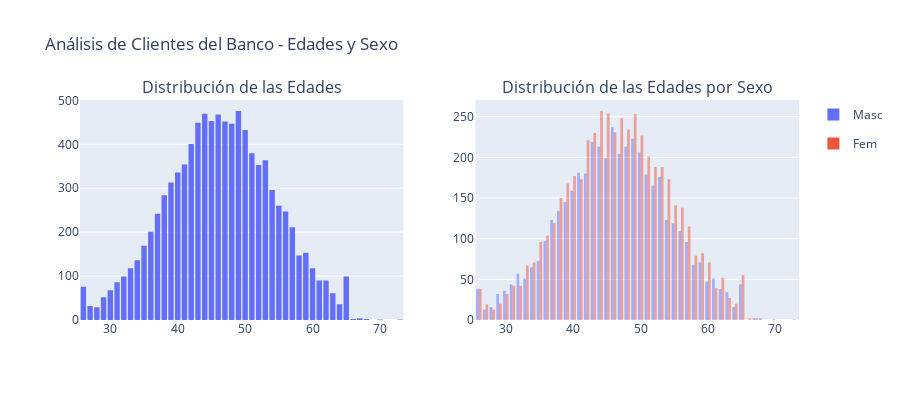
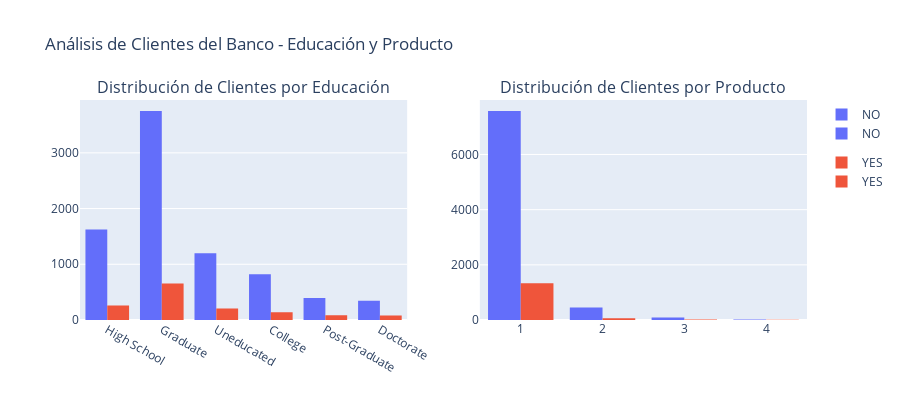
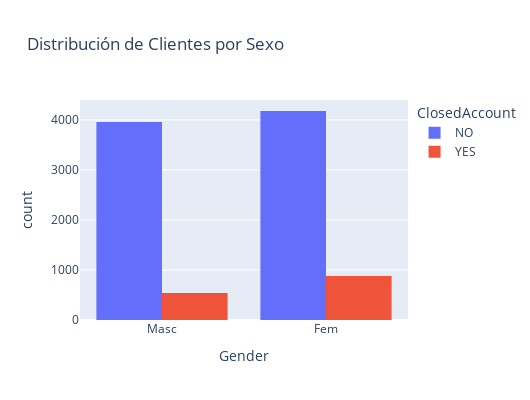
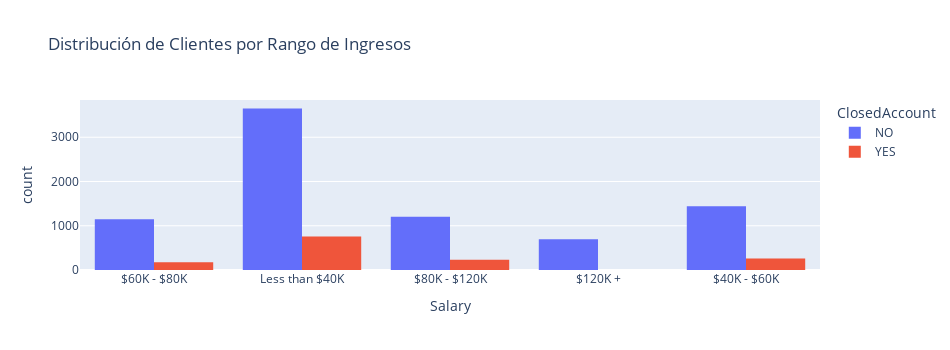

Notebook cell for these charts, in order:
### Markdown cell above
##### f) Estudio de distribución de las variables.

### Code cell
import plotly.graph_objects as go
from plotly.subplots import make_subplots
import plotly.express as px


# Creación de la primera figura de subplots
fig1 = make_subplots(rows=1, cols=2, subplot_titles=("Distribución de las Edades", 
                                                     "Distribución de las Edades por Sexo"))

# i) Distribución de las edades de los clientes
age_hist = px.histogram(df, x='Age', nbins=50)
for trace in age_hist.data:
    fig1.add_trace(trace, row=1, col=1)

# ii) Distribución de las edades de los clientes por sexo
age_gender_hist = px.histogram(df, x='Age', color='Gender', barmode='overlay', nbins=50)
for trace in age_gender_hist.data:
    fig1.add_trace(trace, row=1, col=2)

fig1.update_layout(height=400, width = 900, showlegend=True, 
                   title_text="Análisis de Clientes del Banco - Edades y Sexo")
fig1.show()

# Creación de la tercera figura de subplots
fig2 = make_subplots(rows=1, cols=2, subplot_titles=("Distribución de Clientes por Educación", 
                                                     "Distribución de Clientes por Producto"))

# iii) Distribución de clientes que se han ido y que se han quedado por educación
education_hist = px.histogram(df, x='Education', color='ClosedAccount', barmode='group')
for trace in education_hist.data:
    fig2.add_trace(trace, row=1, col=1)

# iv) Distribución de clientes que se han ido y se han quedado por el producto asociado
product_hist = px.histogram(df, x='Product', color='ClosedAccount', barmode='group')
for trace in product_hist.data:
    fig2.add_trace(trace, row=1, col=2)

fig2.update_layout(height=400, width = 900, showlegend=True, 
                   title_text="Análisis de Clientes del Banco - Educación y Producto")
fig2.show()

# v) Distribución de clientes que se han ido y se han quedado por sexo
gender_churn_hist = px.histogram(df, x='Gender', color='ClosedAccount', 
                                 barmode='group', title="Distribución de Clientes por Sexo")
gender_churn_hist.update_layout(
    height=400,
    width=530,
    showlegend=True
)
gender_churn_hist.show()

# vi) Distribución de clientes por rango de ingresos y estado de la cuenta
salary_hist = px.histogram(df, x='Salary', color='ClosedAccount', barmode='group',
                            title="Distribución de Clientes por Rango de Ingresos")
salary_hist.update_layout(
    height=350,
    width=950,
    showlegend=True
)
salary_hist.show()

### Figure 1 — Plotly figure (JSON) as saved in the notebook; plotly's stock layout.template omitted (floating-point values rounded to 4 significant figures; data arrays with more than 128 entries replaced by an {"elided": "..."} marker saying what was removed)
{"data": [{"alignmentgroup": "True", "bingroup": "x", "hovertemplate": "Age=%{x}<br>count=%{y}<extra></extra>", "legendgroup": "", "marker": {"color": "#636efa", "pattern": {"shape": ""}}, "name": "", "nbinsx": 50, "offsetgroup": "", "orientation": "v", "showlegend": false, "type": "histogram", "x": {"elided": "9559 int values"}, "xaxis": "x", "yaxis": "y"}, {"alignmentgroup": "True", "bingroup": "x", "hovertemplate": "Gender=Masc<br>Age=%{x}<br>count=%{y}<extra></extra>", "legendgroup": "Masc", "marker": {"color": "#636efa", "opacity": 0.5, "pattern": {"shape": ""}}, "name": "Masc", "nbinsx": 50, "offsetgroup": "Masc", "orientation": "v", "showlegend": true, "type": "histogram", "x": {"elided": "4500 int values"}, "xaxis": "x2", "yaxis": "y2"}, {"alignmentgroup": "True", "bingroup": "x", "hovertemplate": "Gender=Fem<br>Age=%{x}<br>count=%{y}<extra></extra>", "legendgroup": "Fem", "marker": {"color": "#EF553B", "opacity": 0.5, "pattern": {"shape": ""}}, "name": "Fem", "nbinsx": 50, "offsetgroup": "Fem", "orientation": "v", "showlegend": true, "type": "histogram", "x": {"elided": "5059 int values"}, "xaxis": "x2", "yaxis": "y2"}], "layout": {"annotations": [{"font": {"size": 16}, "showarrow": false, "text": "Distribución de las Edades", "x": 0.225, "xanchor": "center", "xref": "paper", "y": 1, "yanchor": "bottom", "yref": "paper"}, {"font": {"size": 16}, "showarrow": false, "text": "Distribución de las Edades por Sexo", "x": 0.775, "xanchor": "center", "xref": "paper", "y": 1, "yanchor": "bottom", "yref": "paper"}], "height": 400, "showlegend": true, "title": {"text": "Análisis de Clientes del Banco - Edades y Sexo"}, "width": 900, "xaxis": {"anchor": "y", "domain": [0, 0.45]}, "xaxis2": {"anchor": "y2", "domain": [0.55, 1]}, "yaxis": {"anchor": "x", "domain": [0, 1]}, "yaxis2": {"anchor": "x2", "domain": [0, 1]}}}

### Figure 2 — Plotly figure (JSON) as saved in the notebook; plotly's stock layout.template omitted (floating-point values rounded to 4 significant figures; data arrays with more than 128 entries replaced by an {"elided": "..."} marker saying what was removed)
{"data": [{"alignmentgroup": "True", "bingroup": "x", "hovertemplate": "ClosedAccount=NO<br>Education=%{x}<br>count=%{y}<extra></extra>", "legendgroup": "NO", "marker": {"color": "#636efa", "pattern": {"shape": ""}}, "name": "NO", "offsetgroup": "NO", "orientation": "v", "showlegend": true, "type": "histogram", "x": {"elided": "8137 str values"}, "xaxis": "x", "yaxis": "y"}, {"alignmentgroup": "True", "bingroup": "x", "hovertemplate": "ClosedAccount=YES<br>Education=%{x}<br>count=%{y}<extra></extra>", "legendgroup": "YES", "marker": {"color": "#EF553B", "pattern": {"shape": ""}}, "name": "YES", "offsetgroup": "YES", "orientation": "v", "showlegend": true, "type": "histogram", "x": {"elided": "1422 str values"}, "xaxis": "x", "yaxis": "y"}, {"alignmentgroup": "True", "bingroup": "x", "hovertemplate": "ClosedAccount=NO<br>Product=%{x}<br>count=%{y}<extra></extra>", "legendgroup": "NO", "marker": {"color": "#636efa", "pattern": {"shape": ""}}, "name": "NO", "offsetgroup": "NO", "orientation": "v", "showlegend": true, "type": "histogram", "x": {"elided": "8137 int values"}, "xaxis": "x2", "yaxis": "y2"}, {"alignmentgroup": "True", "bingroup": "x", "hovertemplate": "ClosedAccount=YES<br>Product=%{x}<br>count=%{y}<extra></extra>", "legendgroup": "YES", "marker": {"color": "#EF553B", "pattern": {"shape": ""}}, "name": "YES", "offsetgroup": "YES", "orientation": "v", "showlegend": true, "type": "histogram", "x": {"elided": "1422 int values"}, "xaxis": "x2", "yaxis": "y2"}], "layout": {"annotations": [{"font": {"size": 16}, "showarrow": false, "text": "Distribución de Clientes por Educación", "x": 0.225, "xanchor": "center", "xref": "paper", "y": 1, "yanchor": "bottom", "yref": "paper"}, {"font": {"size": 16}, "showarrow": false, "text": "Distribución de Clientes por Producto", "x": 0.775, "xanchor": "center", "xref": "paper", "y": 1, "yanchor": "bottom", "yref": "paper"}], "height": 400, "showlegend": true, "title": {"text": "Análisis de Clientes del Banco - Educación y Producto"}, "width": 900, "xaxis": {"anchor": "y", "domain": [0, 0.45]}, "xaxis2": {"anchor": "y2", "domain": [0.55, 1]}, "yaxis": {"anchor": "x", "domain": [0, 1]}, "yaxis2": {"anchor": "x2", "domain": [0, 1]}}}

### Figure 3 — Plotly figure (JSON) as saved in the notebook; plotly's stock layout.template omitted (floating-point values rounded to 4 significant figures; data arrays with more than 128 entries replaced by an {"elided": "..."} marker saying what was removed)
{"data": [{"alignmentgroup": "True", "bingroup": "x", "hovertemplate": "ClosedAccount=NO<br>Gender=%{x}<br>count=%{y}<extra></extra>", "legendgroup": "NO", "marker": {"color": "#636efa", "pattern": {"shape": ""}}, "name": "NO", "offsetgroup": "NO", "orientation": "v", "showlegend": true, "type": "histogram", "x": {"elided": "8137 str values"}, "xaxis": "x", "yaxis": "y"}, {"alignmentgroup": "True", "bingroup": "x", "hovertemplate": "ClosedAccount=YES<br>Gender=%{x}<br>count=%{y}<extra></extra>", "legendgroup": "YES", "marker": {"color": "#EF553B", "pattern": {"shape": ""}}, "name": "YES", "offsetgroup": "YES", "orientation": "v", "showlegend": true, "type": "histogram", "x": {"elided": "1422 str values"}, "xaxis": "x", "yaxis": "y"}], "layout": {"barmode": "group", "height": 400, "legend": {"title": {"text": "ClosedAccount"}, "tracegroupgap": 0}, "showlegend": true, "title": {"text": "Distribución de Clientes por Sexo"}, "width": 530, "xaxis": {"anchor": "y", "domain": [0, 1], "title": {"text": "Gender"}}, "yaxis": {"anchor": "x", "domain": [0, 1], "title": {"text": "count"}}}}

### Figure 4 — Plotly figure (JSON) as saved in the notebook; plotly's stock layout.template omitted (floating-point values rounded to 4 significant figures; data arrays with more than 128 entries replaced by an {"elided": "..."} marker saying what was removed)
{"data": [{"alignmentgroup": "True", "bingroup": "x", "hovertemplate": "ClosedAccount=NO<br>Salary=%{x}<br>count=%{y}<extra></extra>", "legendgroup": "NO", "marker": {"color": "#636efa", "pattern": {"shape": ""}}, "name": "NO", "offsetgroup": "NO", "orientation": "v", "showlegend": true, "type": "histogram", "x": {"elided": "8137 str values"}, "xaxis": "x", "yaxis": "y"}, {"alignmentgroup": "True", "bingroup": "x", "hovertemplate": "ClosedAccount=YES<br>Salary=%{x}<br>count=%{y}<extra></extra>", "legendgroup": "YES", "marker": {"color": "#EF553B", "pattern": {"shape": ""}}, "name": "YES", "offsetgroup": "YES", "orientation": "v", "showlegend": true, "type": "histogram", "x": {"elided": "1422 str values"}, "xaxis": "x", "yaxis": "y"}], "layout": {"barmode": "group", "height": 350, "legend": {"title": {"text": "ClosedAccount"}, "tracegroupgap": 0}, "showlegend": true, "title": {"text": "Distribución de Clientes por Rango de Ingresos"}, "width": 950, "xaxis": {"anchor": "y", "domain": [0, 1], "title": {"text": "Salary"}}, "yaxis": {"anchor": "x", "domain": [0, 1], "title": {"text": "count"}}}}
